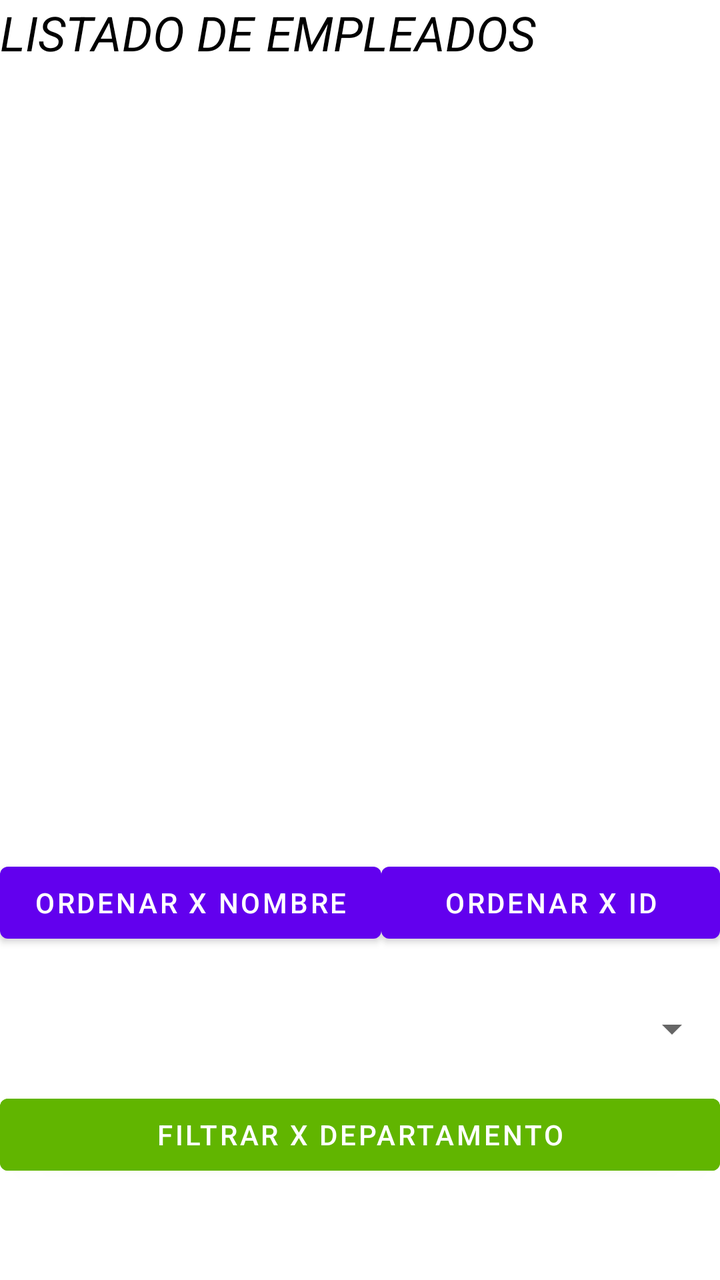
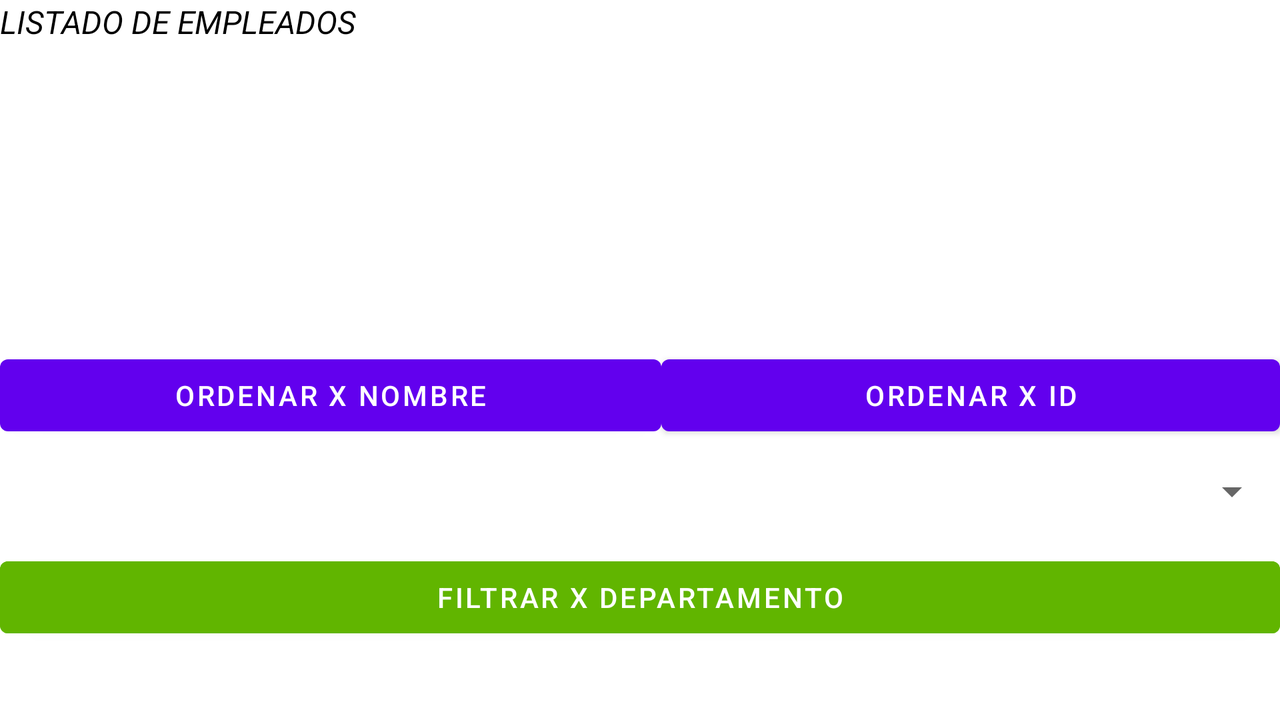

Two renders of one Android screen. The first uses the default layout on a phone; the second uses the alternative layout the repository ships for a different screen configuration, on a matching device. The two XML files are below.
<!-- AndroidManifest.xml: application theme Theme.AgendaEmpleadosAndroid -->
<!-- res/layout/fragment_fragmento_listado.xml -->
<?xml version="1.0" encoding="utf-8"?>
<LinearLayout xmlns:android="http://schemas.android.com/apk/res/android"
    xmlns:tools="http://schemas.android.com/tools"
    android:layout_width="match_parent"
    android:layout_height="match_parent"
    android:orientation="vertical"
    tools:context=".fragmentos.FragmentoListado" >

    <TextView
        android:id="@+id/textView5"
        android:layout_width="match_parent"
        android:layout_height="wrap_content"
        android:text="LISTADO DE EMPLEADOS"
        android:textColor="#000000"
        android:textSize="24sp"
        android:textStyle="italic" />

    <Space
        android:layout_width="match_parent"
        android:layout_height="5dp" />

    <androidx.recyclerview.widget.RecyclerView
        android:id="@+id/recycler"
        android:layout_width="match_parent"
        android:layout_height="380dp">

    </androidx.recyclerview.widget.RecyclerView>

    <Space
        android:layout_width="match_parent"
        android:layout_height="10dp" />

    <LinearLayout
        android:layout_width="match_parent"
        android:layout_height="wrap_content"
        android:orientation="horizontal">

        <Button
            android:id="@+id/btnOrdenarNombre"
            android:layout_width="161dp"
            android:layout_height="wrap_content"
            android:layout_weight="1"
            android:text="Ordenar X Nombre" />

        <Button
            android:id="@+id/btnOrdenarId"
            android:layout_width="wrap_content"
            android:layout_height="wrap_content"
            android:layout_weight="1"
            android:text="Ordenar X ID" />
    </LinearLayout>

    <Space
        android:layout_width="match_parent"
        android:layout_height="15dp" />

    <Spinner
        android:id="@+id/spinnerDepartamentos2"
        android:layout_width="match_parent"
        android:layout_height="wrap_content"
        android:minHeight="48dp"
        tools:ignore="SpeakableTextPresentCheck" />

    <Space
        android:layout_width="match_parent"
        android:layout_height="5dp" />

    <Button
        android:id="@+id/btnFiltroDepartamento"
        android:layout_width="match_parent"
        android:layout_height="wrap_content"
        android:backgroundTint="#61B500"
        android:text="Filtrar X Departamento" />

</LinearLayout>
<!-- resources referenced by this layout -->
<resources>
  <style name="Theme.AgendaEmpleadosAndroid" parent="Theme.MaterialComponents.DayNight.NoActionBar">
          
          <item name="colorPrimary">@color/purple_500</item>
          <item name="colorPrimaryVariant">@color/purple_700</item>
          <item name="colorOnPrimary">@color/white</item>
          
          <item name="colorSecondary">@color/teal_200</item>
          <item name="colorSecondaryVariant">@color/teal_700</item>
          <item name="colorOnSecondary">@color/black</item>
          
          <item name="android:statusBarColor" tools:targetApi="l">?attr/colorPrimaryVariant</item>
          
      </style>
</resources>
<!-- res/layout-land/fragment_fragmento_listado.xml (the repository's variant of the layout above) -->
<!-- drawn on the phone turned sideways -->
<?xml version="1.0" encoding="utf-8"?>
<LinearLayout xmlns:android="http://schemas.android.com/apk/res/android"
    xmlns:tools="http://schemas.android.com/tools"
    android:layout_width="match_parent"
    android:layout_height="match_parent"
    android:orientation="vertical"
    tools:context=".fragmentos.FragmentoListado" >

    <TextView
        android:id="@+id/textView5"
        android:layout_width="match_parent"
        android:layout_height="wrap_content"
        android:text="LISTADO DE EMPLEADOS"
        android:textColor="#000000"
        android:textSize="16sp"
        android:textStyle="italic" />

    <androidx.recyclerview.widget.RecyclerView
        android:id="@+id/recycler"
        android:layout_width="match_parent"
        android:layout_height="142dp">

    </androidx.recyclerview.widget.RecyclerView>

    <Space
        android:layout_width="match_parent"
        android:layout_height="10dp" />

    <LinearLayout
        android:layout_width="match_parent"
        android:layout_height="wrap_content"
        android:orientation="horizontal">

        <Button
            android:id="@+id/btnOrdenarNombre"
            android:layout_width="161dp"
            android:layout_height="wrap_content"
            android:layout_weight="1"
            android:text="Ordenar X Nombre" />

        <Button
            android:id="@+id/btnOrdenarId"
            android:layout_width="wrap_content"
            android:layout_height="wrap_content"
            android:layout_weight="1"
            android:text="Ordenar X ID" />
    </LinearLayout>

    <Spinner
        android:id="@+id/spinnerDepartamentos2"
        android:layout_width="match_parent"
        android:layout_height="wrap_content"
        android:minHeight="48dp"
        tools:ignore="SpeakableTextPresentCheck" />

    <Space
        android:layout_width="match_parent"
        android:layout_height="5dp" />

    <Button
        android:id="@+id/btnFiltroDepartamento"
        android:layout_width="match_parent"
        android:layout_height="wrap_content"
        android:backgroundTint="#61B500"
        android:text="Filtrar X Departamento" />

</LinearLayout>
